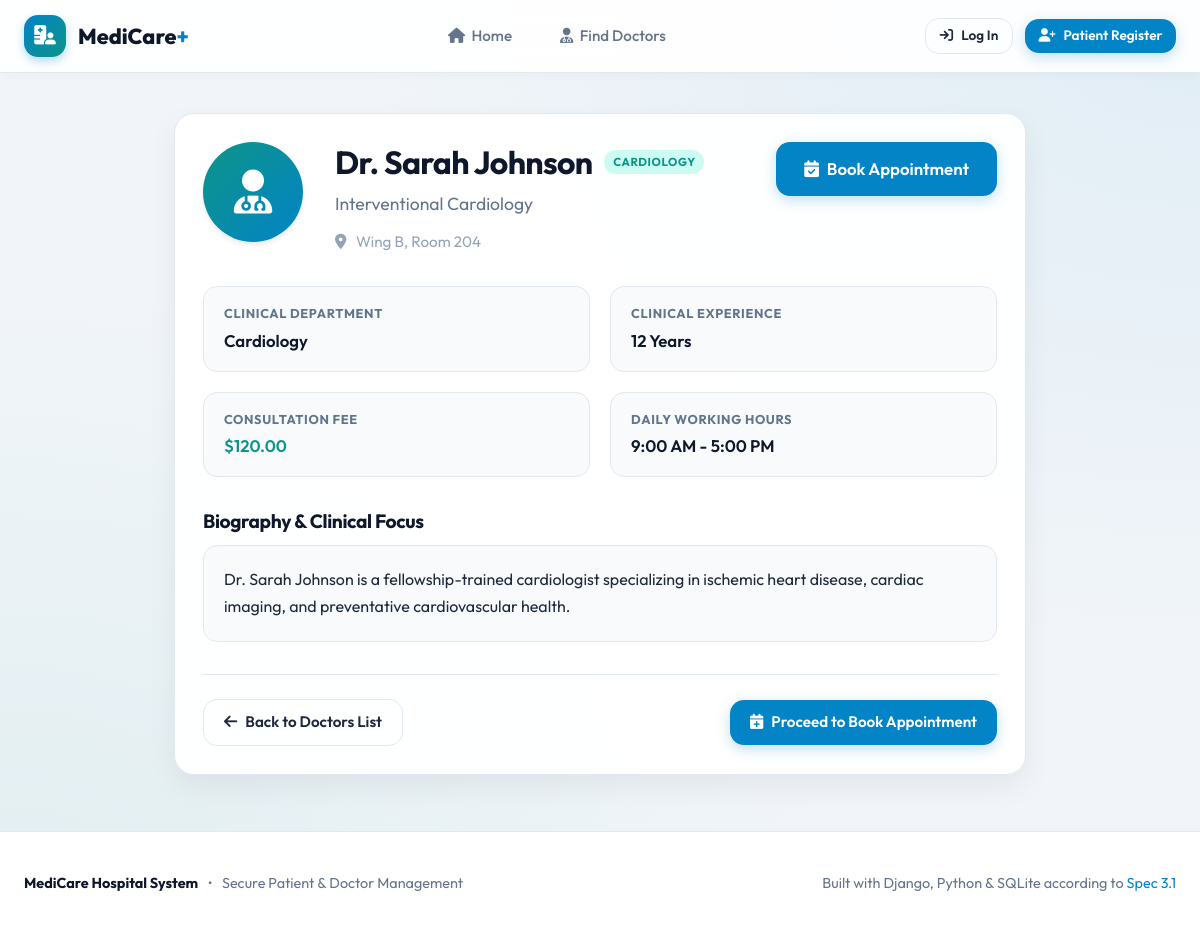
The page /doctors/1/ on the database its author committed.
### doctors/models.py (models this page shows, shortened)
class Doctor(models.Model):
    user = models.OneToOneField(settings.AUTH_USER_MODEL, on_delete=models.CASCADE, related_name='doctor_profile')
    department = models.ForeignKey(Department, on_delete=models.SET_NULL, null=True, blank=True, related_name='doctors')
    specialization = models.CharField(max_length=120)
    experience = models.PositiveIntegerField(default=0, help_text="Years of professional experience")
    fee = models.DecimalField(max_digits=10, decimal_places=2, default=50.00)
    working_hours_start = models.TimeField(default="09:00:00")
    working_hours_end = models.TimeField(default="17:00:00")
    bio = models.TextField(blank=True)
    room_number = models.CharField(max_length=20, blank=True)
    created_at = models.DateTimeField(auto_now_add=True)
    updated_at = models.DateTimeField(auto_now=True)

class Department(models.Model):
    name = models.CharField(max_length=100, unique=True)
    description = models.TextField(blank=True)
    icon = models.CharField(max_length=50, default='fa-stethoscope', help_text="FontAwesome or Lucide icon name")
    created_at = models.DateTimeField(auto_now_add=True)

### accounts/models.py (models this page shows, shortened)
class User(AbstractUser):
    ROLE_CHOICES = (
        ('patient', 'Patient'),
        ('doctor', 'Doctor'),
        ('admin', 'Admin'),
    )
    email = models.EmailField(unique=True)
    role = models.CharField(max_length=10, choices=ROLE_CHOICES, default='patient')
    phone = models.CharField(max_length=20, blank=True)

### doctors/views.py (the view)
# urls.py: path('<int:doctor_id>/', views.doctor_detail_view, name='doctor_detail'),
def doctor_detail_view(request, doctor_id):
    doctor = get_object_or_404(Doctor.objects.select_related('user', 'department'), id=doctor_id)
    return render(request, 'doctors/doctor_detail.html', {'doctor': doctor})

### templates/doctors/doctor_detail.html (shortened to what this page needs)
{% extends 'base.html' %}
{% block content %}
<div class="container" style="padding-top: 2.5rem; padding-bottom: 3.5rem; max-width: 900px;">
  <div class="card">
    <div style="display: flex; gap: 2rem; align-items: flex-start; flex-wrap: wrap; margin-bottom: 2rem;">
      <div style="width: 100px; height: 100px; border-radius: var(--radius-full); background: linear-gradient(135deg, var(--secondary), var(--primary)); color: white; display: flex; align-items: center; justify-content: center; font-size: 2.75rem; box-shadow: var(--shadow-md);">
        <i class="fa-solid fa-user-doctor"></i>
      </div>
      <div style="flex: 1;">
        <div style="display: flex; align-items: center; gap: 0.75rem; margin-bottom: 0.5rem;">
          <h1 style="font-size: 2rem;">Dr. {{ doctor.user.get_full_name|default:doctor.user.username }}</h1>
          <span class="role-pill role-doctor">{{ doctor.department.name|default:"General Medicine" }}</span>
        </div>
        <p style="color: var(--text-muted); font-size: 1.1rem; margin-bottom: 0.75rem;">{{ doctor.specialization }}</p>
        <p style="color: var(--text-light); font-size: 0.95rem;">
          <i class="fa-solid fa-location-dot" style="margin-right: 0.4rem;"></i> {{ doctor.room_number|default:"Consultation Room 102" }}
        </p>
      </div>
      <div>
        <a href="{% url 'book_appointment' doctor.id %}" class="btn btn-primary btn-lg" id="btn-detail-book">
          <i class="fa-solid fa-calendar-check"></i> Book Appointment
        </a>
      </div>
    </div>
    <div class="info-list" style="margin-bottom: 2rem;">
      <div class="info-item">
        <div class="info-label">Clinical Department</div>
        <div class="info-value">{{ doctor.department.name|default:"General" }}</div>
      </div>
      <div class="info-item">
        <div class="info-label">Clinical Experience</div>
        <div class="info-value">{{ doctor.experience }} Years</div>
      </div>
      <div class="info-item">
        <div class="info-label">Consultation Fee</div>
        <div class="info-value" style="color: var(--secondary);">${{ doctor.fee }}</div>
      </div>
      <div class="info-item">
        <div class="info-label">Daily Working Hours</div>
        <div class="info-value">{{ doctor.working_hours_start|time:"g:i A" }} - {{ doctor.working_hours_end|time:"g:i A" }}</div>
      </div>
    </div>
    {% if doctor.bio %}
      <div style="margin-bottom: 2rem;">
        <h3 style="font-size: 1.2rem; margin-bottom: 0.75rem;">Biography & Clinical Focus</h3>
        <p style="background: #f8fafc; border: 1px solid var(--border-color); padding: 1.25rem; border-radius: var(--radius-md); font-size: 1rem; line-height: 1.7; color: var(--text-main);">
          {{ doctor.bio }}
        </p>
      </div>
    {% endif %}
    <div style="display: flex; justify-content: space-between; align-items: center; border-top: 1px solid var(--border-color); padding-top: 1.5rem;">
      <a href="{% url 'doctor_list' %}" class="btn btn-outline">
        <i class="fa-solid fa-arrow-left"></i> Back to Doctors List
      </a>
      <a href="{% url 'book_appointment' doctor.id %}" class="btn btn-primary">
        <i class="fa-solid fa-calendar-plus"></i> Proceed to Book Appointment
      </a>
    </div>
  </div>
</div>
{% endblock %}

### static/css/style.css (style rules this page uses)
:root { --primary: #0284c7; --primary-hover: #0369a1; --primary-light: #e0f2fe; --secondary: #0d9488; --secondary-hover: #0f766e; --secondary-light: #ccfbf1; --accent: #6366f1; --accent-light: #e0e7ff; --dark: #0f172a; --dark-surface: #1e293b; --light: #f8fafc; --card-bg: rgba(255, 255, 255, 0.95); --border-color: #e2e8f0; --text-main: #1e293b; --text-muted: #64748b; --text-light: #94a3b8; --success: #10b981; --success-bg: #d1fae5; --warning: #f59e0b; --warning-bg: #fef3c7; --danger: #ef4444; --danger-bg: #fee2e2; --radius-sm: 8px; --radius-md: 14px; --radius-lg: 20px; --radius-full: 9999px; --shadow-sm: 0 1px 3px rgba(0, 0, 0, 0.05), 0 1px 2px rgba(0, 0, 0, 0.1); --shadow-md: 0 4px 6px -1px rgba(0, 0, 0, 0.08), 0 2px 4px -1px rgba(0, 0, 0, 0.04); --shadow-lg: 0 10px 25px -5px rgba(2, 132, 199, 0.15), 0 8px 10px -6px rgba(0, 0, 0, 0.05); --shadow-card: 0 12px 30px rgba(15, 23, 42, 0.06); --transition: all 0.25s cubic-bezier(0.4, 0, 0.2, 1); }
* { margin: 0; padding: 0; box-sizing: border-box; }
body { font-family: 'Outfit', 'Inter', -apple-system, BlinkMacSystemFont, 'Segoe UI', Roboto, sans-serif; color: var(--text-main); background-color: #f1f5f9; background-image: radial-gradient(at 100% 0%, rgba(2, 132, 199, 0.07) 0px, transparent 50%), radial-gradient(at 0% 100%, rgba(13, 148, 136, 0.07) 0px, transparent 50%); background-attachment: fixed; min-height: 100vh; display: flex; flex-direction: column; line-height: 1.6; }
h1, h2, h3, h4, h5, h6 { color: var(--dark); font-weight: 700; letter-spacing: -0.02em; line-height: 1.25; }
a { color: var(--primary); text-decoration: none; transition: var(--transition); }
.container { width: 100%; max-width: 1240px; margin: 0 auto; padding: 0 1.5rem; }
.role-pill { font-size: 0.72rem; font-weight: 700; text-transform: uppercase; letter-spacing: 0.05em; padding: 0.2rem 0.55rem; border-radius: var(--radius-full); }
.role-doctor { background: var(--secondary-light); color: var(--secondary); }
.btn { display: inline-flex; align-items: center; justify-content: center; gap: 0.5rem; padding: 0.65rem 1.25rem; border-radius: var(--radius-md); font-size: 0.95rem; font-weight: 600; border: none; cursor: pointer; transition: var(--transition); text-decoration: none; }
.btn-lg { padding: 0.85rem 1.75rem; font-size: 1.05rem; }
.btn-primary { background: linear-gradient(135deg, var(--primary), #0284c7); color: white; box-shadow: 0 4px 14px rgba(2, 132, 199, 0.25); }
.btn-outline { background: transparent; border: 1.5px solid var(--border-color); color: var(--text-main); }
.card { background: var(--card-bg); border: 1px solid var(--border-color); border-radius: var(--radius-lg); box-shadow: var(--shadow-card); backdrop-filter: blur(8px); padding: 1.75rem; position: relative; overflow: hidden; transition: var(--transition); }
.info-list { display: grid; grid-template-columns: repeat(auto-fit, minmax(260px, 1fr)); gap: 1.25rem; }
.info-item { background: #f8fafc; border: 1px solid var(--border-color); padding: 1rem 1.25rem; border-radius: var(--radius-md); }
.info-label { font-size: 0.8rem; text-transform: uppercase; color: var(--text-muted); letter-spacing: 0.05em; font-weight: 700; margin-bottom: 0.25rem; }
.info-value { font-size: 1.05rem; font-weight: 600; color: var(--dark); }

### rows shown on the page
Doctor: user.get_full_name "Sarah Johnson", department.name "CARDIOLOGY", specialization "Interventional Cardiology", room_number "Wing B, Room 204", department.name "Cardiology", experience "12", fee "120.00", working_hours_start "9:00 AM", working_hours_end "5:00 PM", bio "Dr. Sarah Johnson is a fellowship-trained cardiologist specializing in ischemic heart disease, cardiac imaging, and preventative cardiovascular health."
